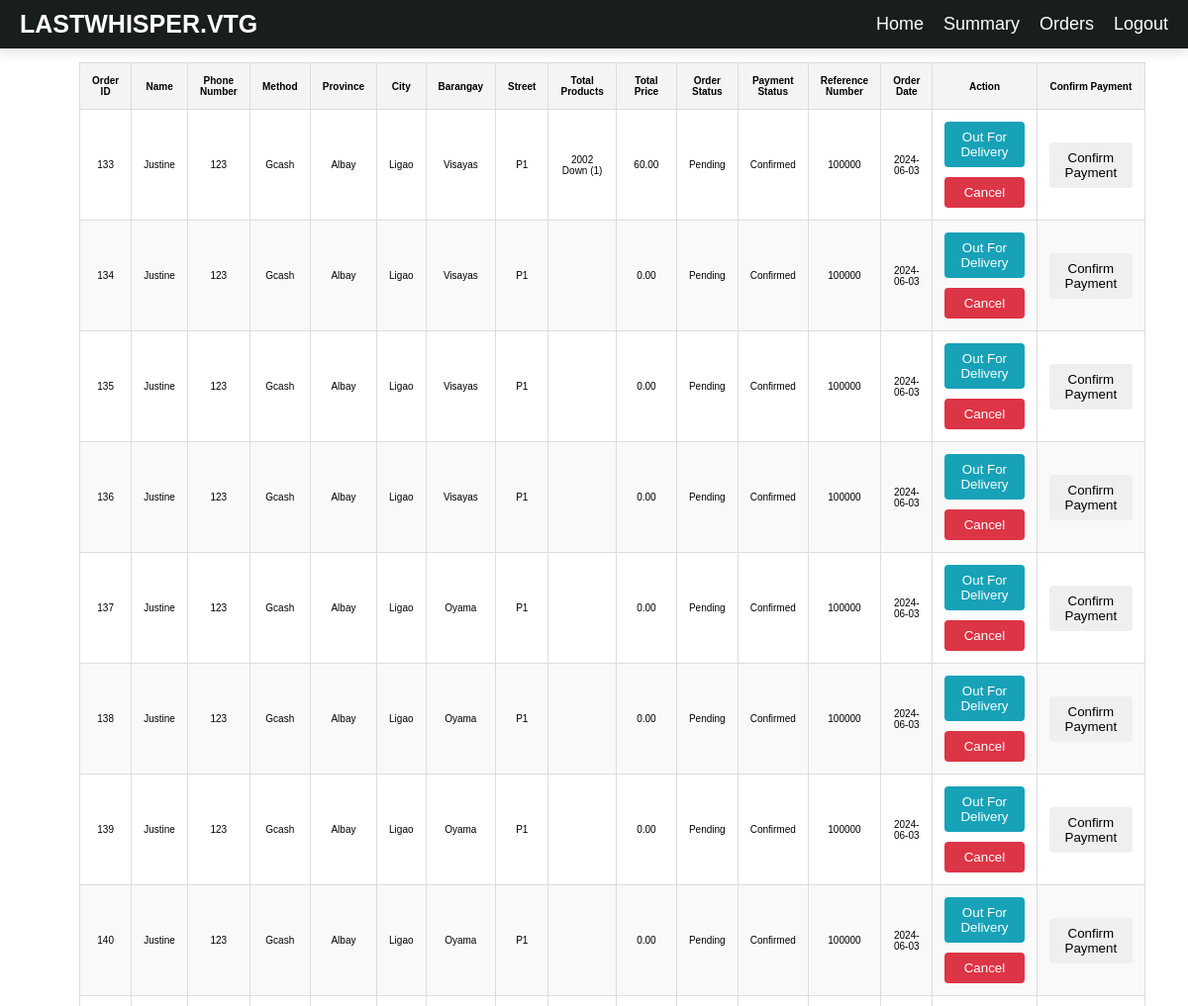
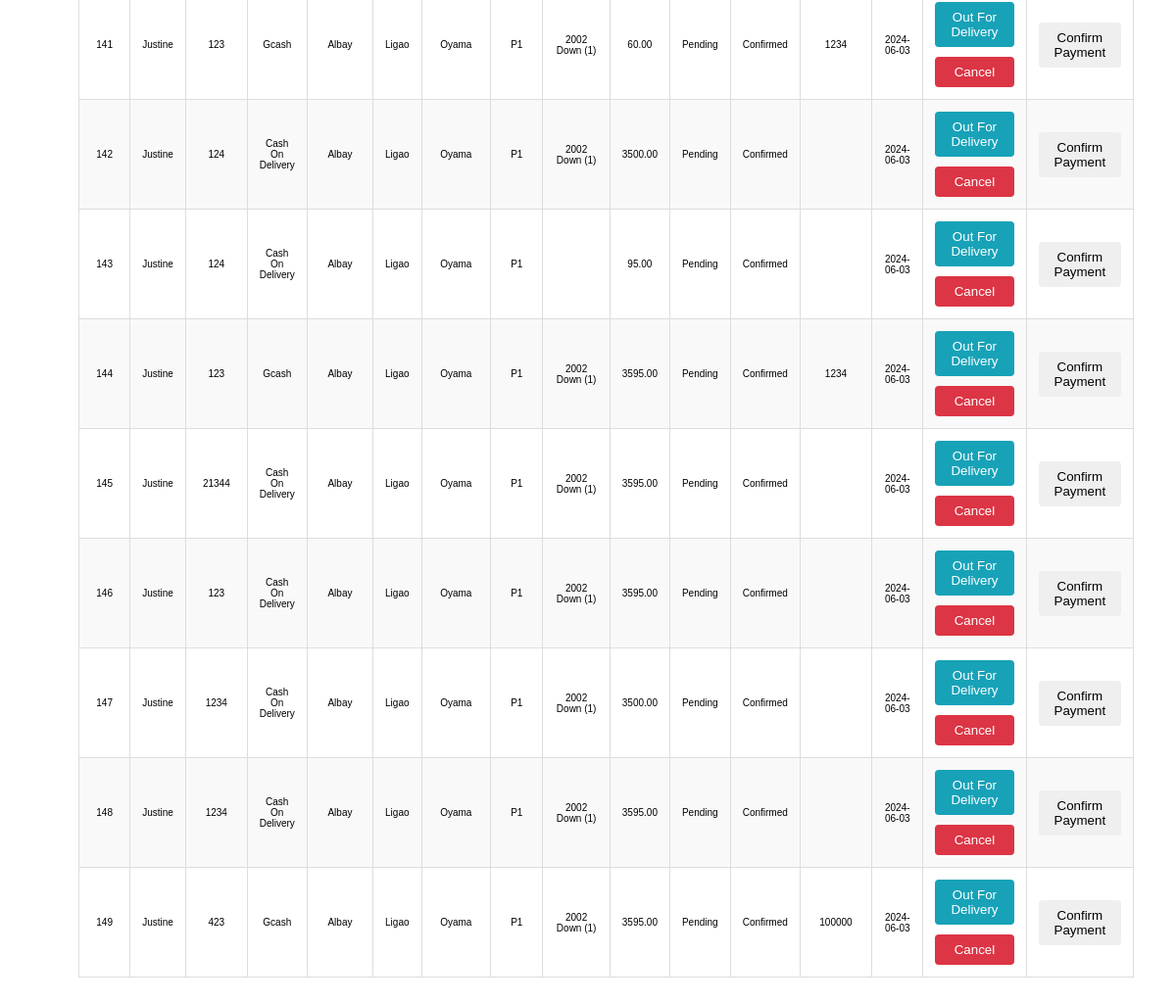
Before: /landing/register/login/Page/billing.php (signed in) with the older database file (2 pictures, top to bottom).
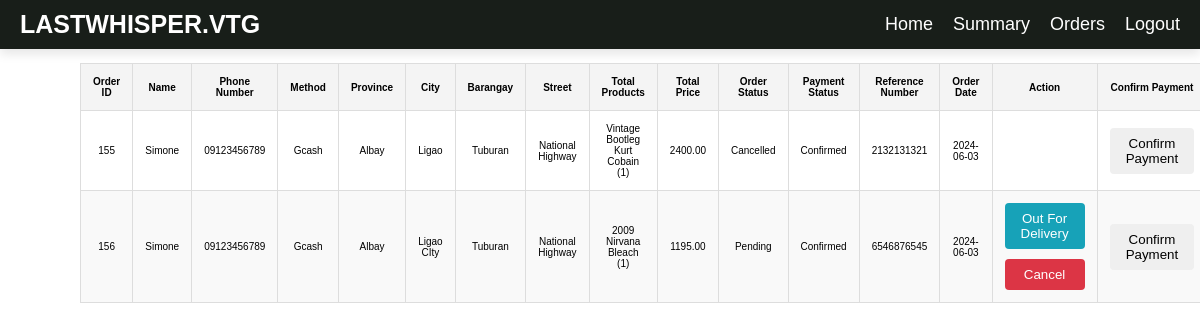
After: the same page with the newer database file.
### tables this page shows
CREATE TABLE `orders` (
  `id` int(11) NOT NULL,
  `name` varchar(55) NOT NULL,
  `phone_number` varchar(11) NOT NULL,
  `method` varchar(55) NOT NULL,
  `courier` varchar(255) NOT NULL,
  `province` varchar(255) NOT NULL,
  `city` varchar(255) NOT NULL,
  `barangay` varchar(255) NOT NULL,
  `street` varchar(255) NOT NULL,
  `total_products` varchar(255) NOT NULL,
  `total_price` float(7,2) NOT NULL,
  `order_status` int(11) NOT NULL,
  `cancel_status` int(11) NOT NULL DEFAULT 0,
  `payment_status` int(11) NOT NULL,
  `tracking_number` varchar(20) DEFAULT NULL,
  `user_id` int(11) NOT NULL,
  `order_date` date NOT NULL DEFAULT current_timestamp(),
  `reference_number` varchar(255) NOT NULL,
  `gcash_amount` float(7,2) NOT NULL,
  `gcash_account_name` varchar(255) NOT NULL,
  `gcash_account_number` varchar(20) NOT NULL,
  `shipping_international` int(50) NOT NULL,
  `island` enum('Luzon','Visayas','Mindanao') NOT NULL DEFAULT 'Luzon'
);

### landing/register/login/Page/billing.php (the view, shortened to what this page needs)
<?php
include 'vintage_db.php';
include 'admin_navbar.php';
function getOrderStatusName($status) {
    switch ($status) {
        case 0:
            return 'Cancelled';
        case 1:
            return 'Pending';
    }
}
function getPaymentStatusName($status) {
    return $status == 0 ? 'Not Confirmed' : 'Confirmed';
}
?>
<!DOCTYPE html>
<html lang="en">
<head>
    <link rel="stylesheet" href="css/bill.css">
</head>
<body>
    <div class="container">
        <h2>Billing</h2>
        <table>
            <thead>
                <tr>
                    <th>Order ID</th>
                    <th>Name</th>
                    <th>Phone Number</th>
                    <th>Method</th>
                    <th>Province</th>
                    <th>City</th>
                    <th>Barangay</th>
                    <th>Street</th>
                    <th>Total Products</th>
                    <th>Total Price</th>
                    <th>Order Status</th>
                    <th>Payment Status</th>
                    <th>Reference Number</th>
                    <th>Order Date</th>
                    <th>Action</th>
                    <th>Confirm Payment</th>
                </tr>
            </thead>
            <tbody>
                <?php
                $query = "SELECT * FROM orders";
                $result = mysqli_query($conn, $query);
                if ($result && mysqli_num_rows($result) > 0) {
                    while ($row = mysqli_fetch_assoc($result)) {
                        $order_id = $row['id'];
                        $order_status_name = getOrderStatusName($row['order_status']);
                        $order_status = $row['order_status'];
                        $payment_status_name = getPaymentStatusName($row['payment_status']);
                        echo "<tr>";
                        echo "<td>{$row['id']}</td>";
                        echo "<td>{$row['name']}</td>";
                        echo "<td>{$row['phone_number']}</td>";
                        echo "<td>{$row['method']}</td>";
                        echo "<td>{$row['province']}</td>";
                        echo "<td>{$row['city']}</td>";
                        echo "<td>{$row['barangay']}</td>";
                        echo "<td>{$row['street']}</td>";
                        echo "<td>{$row['total_products']}</td>";
                        echo "<td>{$row['total_price']}</td>";
                        echo "<td>{$order_status_name}</td>";
                        echo "<td>{$payment_status_name}</td>";
                        echo "<td>{$row['reference_number']}</td>";
                        echo "<td>{$row['order_date']}</td>";
                        echo "<td>
                                <form method='post'>
                                    <input type='hidden' name='order_id' value='{$row['id']}'>";
                        echo "<div class='action-buttons'>";
                        if ($order_status == 1) {
                            echo "<button type='submit' name='deliver_order' class='order-actions order-actions-{$order_id} deliver'>Out for Delivery</button>
                                  <button type='submit' name='cancel_order' class='order-actions order-actions-{$order_id} cancel'>Cancel</button>";
                        }
                        echo "</div>
                                </form>
                            </td>";
                        echo "<td>
                                <form method='post'>
                                    <input type='hidden' name='order_id' value='{$row['id']}'>
                                    <button type='submit' name='confirm_payment' class='confirm-payment-btn'>Confirm Payment</button>
                                </form>
                            </td>";
                        echo "</tr>";
                    }
                } else {
                    echo "<tr><td colspan='15'>No orders found.</td></tr>";
                }
                ?>
            </tbody>
        </table>
    </div>
</body>
</html>

Changed rows visible on the page:
removed orders: id "133", name "Justine", phone_number "123", method "Gcash", province "Albay", city "Ligao", barangay "Visayas", street "P1", total_products "2002 Down (1)", total_price "60.00", order_status "Pending", payment_status "Confirmed", reference_number "100000", order_date "2024-06-03"
removed orders: id "134", name "Justine", phone_number "123", method "Gcash", province "Albay", city "Ligao", barangay "Visayas", street "P1", total_price "0.00", order_status "Pending", payment_status "Confirmed", reference_number "100000", order_date "2024-06-03"
removed orders: id "135", name "Justine", phone_number "123", method "Gcash", province "Albay", city "Ligao", barangay "Visayas", street "P1", total_price "0.00", order_status "Pending", payment_status "Confirmed", reference_number "100000", order_date "2024-06-03"
removed orders: id "136", name "Justine", phone_number "123", method "Gcash", province "Albay", city "Ligao", barangay "Visayas", street "P1", total_price "0.00", order_status "Pending", payment_status "Confirmed", reference_number "100000", order_date "2024-06-03"
removed orders: id "137", name "Justine", phone_number "123", method "Gcash", province "Albay", city "Ligao", barangay "Oyama", street "P1", total_price "0.00", order_status "Pending", payment_status "Confirmed", reference_number "100000", order_date "2024-06-03"
removed orders: id "138", name "Justine", phone_number "123", method "Gcash", province "Albay", city "Ligao", barangay "Oyama", street "P1", total_price "0.00", order_status "Pending", payment_status "Confirmed", reference_number "100000", order_date "2024-06-03"
removed orders: id "139", name "Justine", phone_number "123", method "Gcash", province "Albay", city "Ligao", barangay "Oyama", street "P1", total_price "0.00", order_status "Pending", payment_status "Confirmed", reference_number "100000", order_date "2024-06-03"
removed orders: id "140", name "Justine", phone_number "123", method "Gcash", province "Albay", city "Ligao", barangay "Oyama", street "P1", total_price "0.00", order_status "Pending", payment_status "Confirmed", reference_number "100000", order_date "2024-06-03"
removed orders: id "141", name "Justine", phone_number "123", method "Gcash", province "Albay", city "Ligao", barangay "Oyama", street "P1", total_products "2002 Down (1)", total_price "60.00", order_status "Pending", payment_status "Confirmed", reference_number "1234", order_date "2024-06-03"
removed orders: id "142", name "Justine", phone_number "124", method "Cash On Delivery", province "Albay", city "Ligao", barangay "Oyama", street "P1", total_products "2002 Down (1)", total_price "3500.00", order_status "Pending", payment_status "Confirmed", order_date "2024-06-03"
removed orders: id "143", name "Justine", phone_number "124", method "Cash On Delivery", province "Albay", city "Ligao", barangay "Oyama", street "P1", total_price "95.00", order_status "Pending", payment_status "Confirmed", order_date "2024-06-03"
removed orders: id "144", name "Justine", phone_number "123", method "Gcash", province "Albay", city "Ligao", barangay "Oyama", street "P1", total_products "2002 Down (1)", total_price "3595.00", order_status "Pending", payment_status "Confirmed", reference_number "1234", order_date "2024-06-03"
removed orders: id "145", name "Justine", phone_number "21344", method "Cash On Delivery", province "Albay", city "Ligao", barangay "Oyama", street "P1", total_products "2002 Down (1)", total_price "3595.00", order_status "Pending", payment_status "Confirmed", order_date "2024-06-03"
removed orders: id "146", name "Justine", phone_number "123", method "Cash On Delivery", province "Albay", city "Ligao", barangay "Oyama", street "P1", total_products "2002 Down (1)", total_price "3595.00", order_status "Pending", payment_status "Confirmed", order_date "2024-06-03"
removed orders: id "147", name "Justine", phone_number "1234", method "Cash On Delivery", province "Albay", city "Ligao", barangay "Oyama", street "P1", total_products "2002 Down (1)", total_price "3500.00", order_status "Pending", payment_status "Confirmed", order_date "2024-06-03"
removed orders: id "148", name "Justine", phone_number "1234", method "Cash On Delivery", province "Albay", city "Ligao", barangay "Oyama", street "P1", total_products "2002 Down (1)", total_price "3595.00", order_status "Pending", payment_status "Confirmed", order_date "2024-06-03"
removed orders: id "149", name "Justine", phone_number "423", method "Gcash", province "Albay", city "Ligao", barangay "Oyama", street "P1", total_products "2002 Down (1)", total_price "3595.00", order_status "Pending", payment_status "Confirmed", reference_number "100000", order_date "2024-06-03"
added orders: id "155", name "Simone", phone_number "09123456789", method "Gcash", province "Albay", city "Ligao", barangay "Tuburan", street "National Highway", total_products "Vintage Bootleg Kurt Cobain (1)", total_price "2400.00", order_status "Cancelled", payment_status "Confirmed", reference_number "2132131321", order_date "2024-06-03"
added orders: id "156", name "Simone", phone_number "09123456789", method "Gcash", province "Albay", city "Ligao CIty", barangay "Tuburan", street "National Highway", total_products "2009 Nirvana Bleach (1)", total_price "1195.00", order_status "Pending", payment_status "Confirmed", reference_number "6546876545", order_date "2024-06-03"
